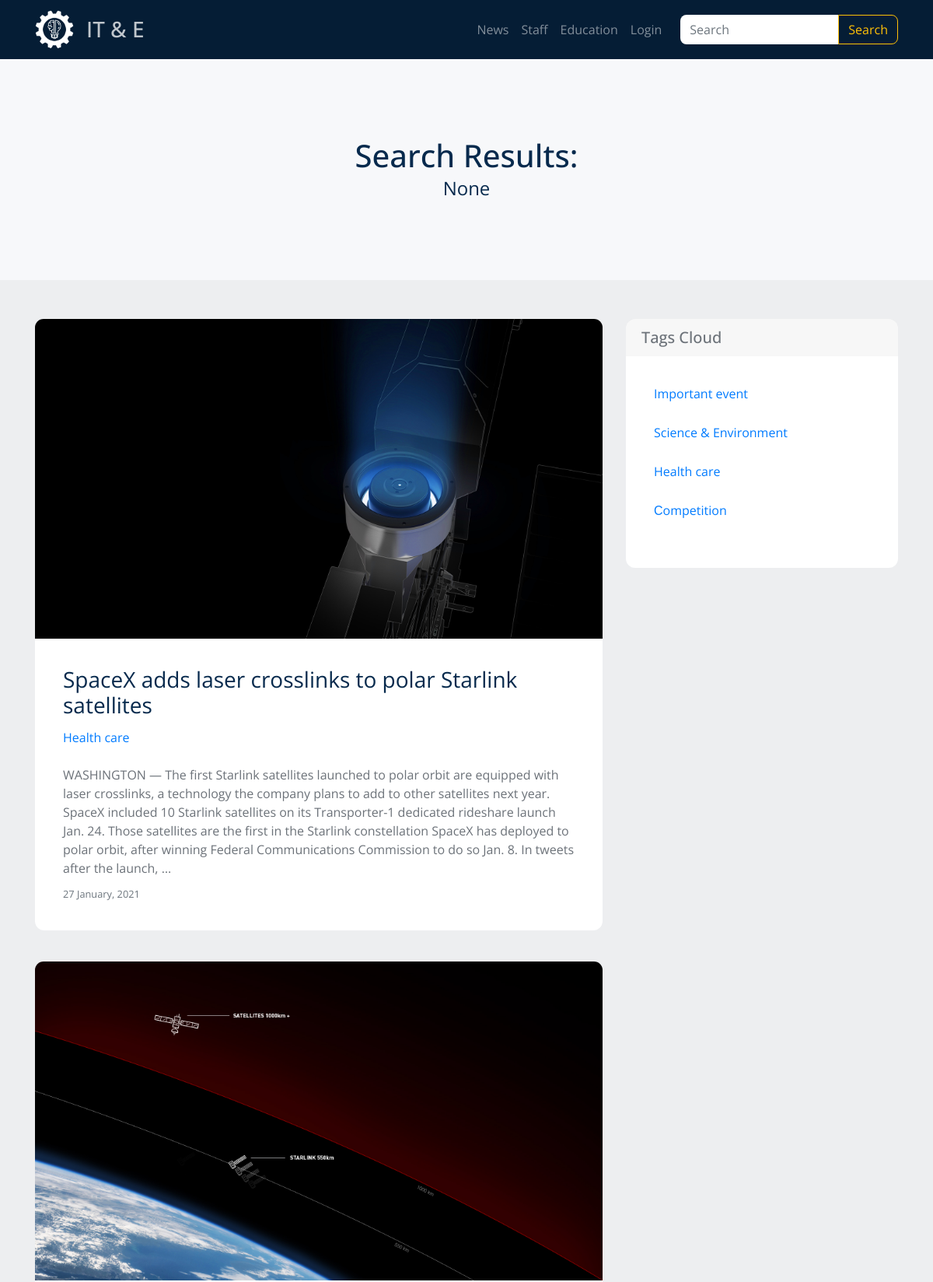
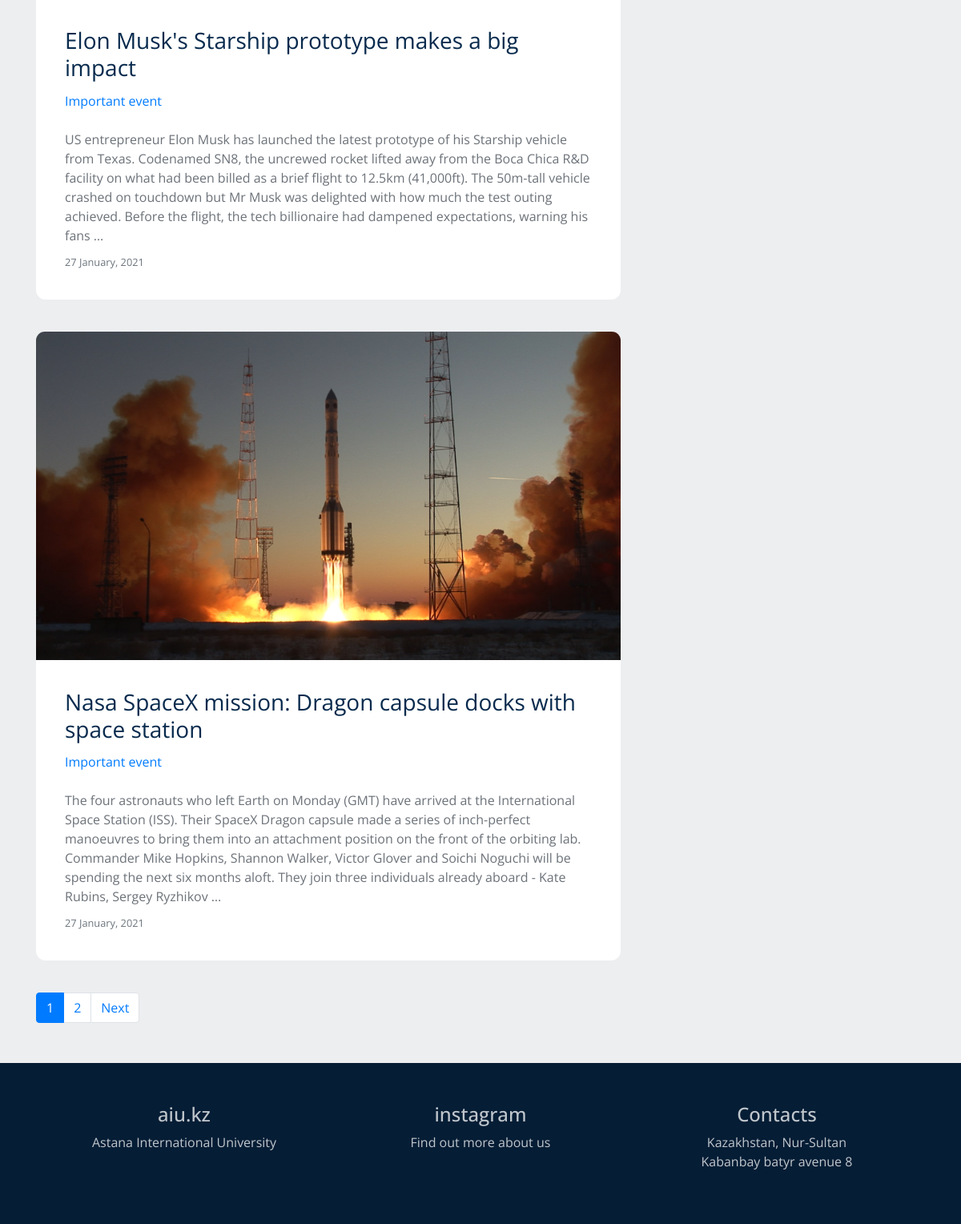
The page /feed/search/ on the database its author committed (2 pictures, top to bottom).
### feed/models.py (models this page shows, shortened)
class Post(models.Model):
    title = models.CharField(max_length=255, unique=True)
    slug = models.SlugField(max_length=255, unique=True)
    content = models.TextField(db_index=True)
    tags = models.ManyToManyField('Tag', blank=True, related_name='posts')
    timestamp = models.DateTimeField(auto_now_add=True)
    thumbnail = models.ImageField(
        null=True, blank=True, upload_to='post_images')
    def get_absolute_url(self):
        return reverse('post_detail_url', kwargs={'slug': self.slug})
    class Meta:
        ordering = ['-timestamp']

class Tag(models.Model):
    title = models.CharField(max_length=200, unique=True)
    slug = models.SlugField(max_length=200, unique=True)
    def get_absolute_url(self):
        return reverse('tag_detail_url', kwargs={'slug': self.slug})

### feed/views.py (the view)
# urls.py: path('search/', search_view, name='search_view_url'),
def search_view(request):
    posts = Post.objects.all()
    tags = Tag.objects.all()
    search_query = request.GET.get('q')
    if search_query:
        posts = Post.objects.filter(
            Q(title__icontains=search_query) | Q(content__icontains=search_query))
    context = {
        'posts': posts,
        'tags': tags,
        'search_query': search_query
    }
    paginator_context = paginate(request, posts)
    context.update(paginator_context)
    return render(request, 'feed/search_results.html', context=context)

### feed/views.py (called while the page is built)
def paginate(request, queryset):
    paginator = Paginator(queryset, 3)
    page_number = request.GET.get('page', 1)
    page = paginator.get_page(page_number)
    is_paginated = page.has_other_pages()
    context = {
        'page': page,
        'is_paginated': is_paginated,
    }
    return context

### feed/templates/feed/search_results.html (shortened to what this page needs)
{% extends 'feed/base_feed.html' %}
{% block intro %}
	<h1 class="intro__title">Search Results:</h1>
	<div class="intro__search">{{ search_query }}</div>
{% endblock %}
{% block content %}
	{% if posts.exists %}
		{% include 'feed/includes/object_list_template.html' %}
	{% else %}
		<div class="col-12">
			<h2 class="text-center">Your search did not match any content</h2>
		</div>
	{% endif %}
{% endblock %}

### feed/templates/feed/includes/post_card_template.html
<div class="card">
	{% if post.thumbnail %}
		<a href="{{ post.get_absolute_url }}">
			<img src="{{ post.thumbnail.url }}" class="card-img-top" alt="">
		</a>
	{% endif %}
	<div class="card-body">
		<div class="card-title">
			<a href="{{ post.get_absolute_url }}" class="post_link">
				{{ post.title }}
			</a>
		</div>
		<div class="mb-4">
			{% for tag in post.tags.all %}
				{% if forloop.first %}
					<a href="{{ tag.get_absolute_url }}" class="tag-link">
						{{ tag.title }}
					</a>
				{% else %}
					|<a href="{{ tag.get_absolute_url }}" class="tag-link">
						{{ tag.title }}
					</a>
				{% endif %}
			{% endfor %}
		</div>
		<div class="card-text">{{ post.content|truncatewords:70 }}</div>
		<div class="card-text mt-2"><small class="text-muted">{{ post.timestamp|date:'d F, Y' }}</small></div>
	</div>
</div>

### feed/templates/feed/includes/tags_cloud_template.html (shortened to what this page needs)
<div class="col-sm-12 col-lg-4">
	<div class="card">
		<div class="card-header">
			<h5>Tags Cloud<h5>
		</div>
		<div class="card-body">
			<ul>
				{% for tag in tags %}
	                <li>
	                    <a href="{{ tag.get_absolute_url }}" class="obj-link d-flex">
	                        <p>{{ tag.title }}</p>
	                    </a>
	                </li>
	            {% endfor %}
	        </ul>
		</div>
	</div>
</div>

### static/css/style.css (style rules this page uses)
body { background-color: #edeef0; font-family: 'Open Sans', sans-serif; font-size: 16px; color: #6c7279; }
h1, h2, h3, h4, h5, h6 { margin: 0; }
ul { margin: 0; padding: 0; }
li { list-style: none; }
.intro__search { font-size: 24px; }
.card { margin-bottom: 40px; border: none; border-radius: 0.75rem; }
.card-header { border-bottom: none; }
.card-header:first-child { border-radius: calc(.75rem - 1px) calc(.75rem - 1px) 0 0; }
.card-body { padding: 2.25rem; }
.card-title { font-size: 28px; line-height: 1.2; color: #072a4d; }
.card-img-top { border-radius: calc(.75rem - 1px) calc(.75rem - 1px) 0 0; }
.post_link { color: #072a4d; }
.tag-link { margin-bottom: 10px; }
.obj-link { text-decoration: none; margin-bottom: 10px; }

### rows shown on the page
Post: thumbnail (picture), title "SpaceX adds laser crosslinks to polar Starlink satellites", content "WASHINGTON — The first Starlink satellites launched to polar orbit are equipped with laser crosslinks, a technology the company plans to add to other satellites next year. SpaceX included 10 Starlink satellites on its Transporter-1 dedicated rideshare launch Jan. 24. Those satellites are the first in the Starlink constellation SpaceX has deployed to polar orbit, after winning Federal Communications Commission to do so Jan. 8. In tweets after the launch, …", timestamp "27 January, 2021"
Tag: title "Health care"
Post: thumbnail (picture), title "Elon Musk's Starship prototype makes a big impact", content "US entrepreneur Elon Musk has launched the latest prototype of his Starship vehicle from Texas. Codenamed SN8, the uncrewed rocket lifted away from the Boca Chica R&D facility on what had been billed as a brief flight to 12.5km (41,000ft). The 50m-tall vehicle crashed on touchdown but Mr Musk was delighted with how much the test outing achieved. Before the flight, the tech billionaire had dampened expectations, warning his fans …", timestamp "27 January, 2021"
Tag: title "Important event"
Post: thumbnail (picture), title "Nasa SpaceX mission: Dragon capsule docks with space station", content "The four astronauts who left Earth on Monday (GMT) have arrived at the International Space Station (ISS). Their SpaceX Dragon capsule made a series of inch-perfect manoeuvres to bring them into an attachment position on the front of the orbiting lab. Commander Mike Hopkins, Shannon Walker, Victor Glover and Soichi Noguchi will be spending the next six months aloft. They join three individuals already aboard - Kate Rubins, Sergey Ryzhikov …", timestamp "27 January, 2021"
Tag: title "Science & Environment"
Tag: title "Сompetition"

### other values the page prints
{{ search_query }} "None"
{{ number }} "1"
{{ number }} "2"
